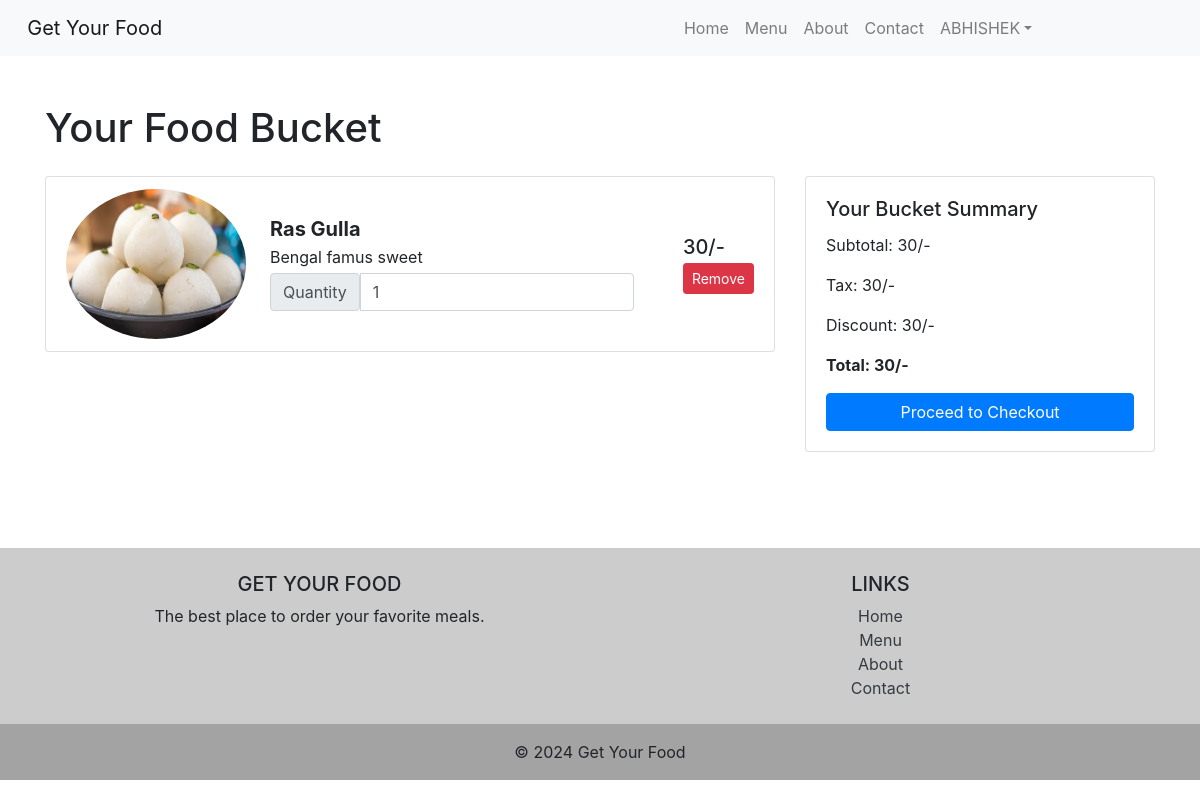
The app's page /cart/ (signed in), older data.
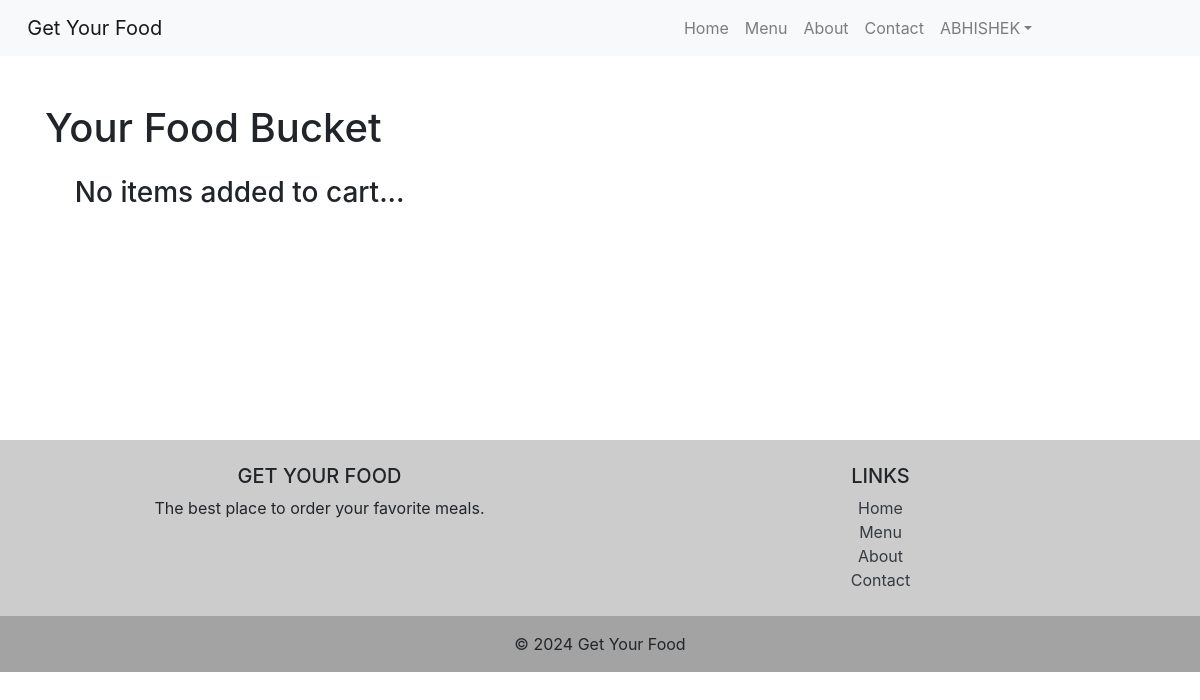
The same page, newer data.
### ajax_app/models.py (models this page shows, shortened)
class Cart(models.Model):
    user = models.ForeignKey(CustomUser, on_delete=models.CASCADE)
    product = models.ForeignKey(Product, on_delete=models.CASCADE)
    quantity = models.IntegerField(default=1)
    total_price = models.IntegerField(default=0)
    created_at = models.DateTimeField(auto_now_add=True)
    updated_at = models.DateTimeField(auto_now=True)
    class Meta:
        ordering = ('-created_at',)

class Product(models.Model):
    name = models.CharField(max_length=100)
    price = models.IntegerField(default=0)
    description = models.CharField(max_length=100)
    image = models.ImageField(upload_to='images/')
    category = models.ForeignKey(Category, on_delete=models.CASCADE)
    class Meta:
        ordering = ['category']

### ajax_app/views.py (the view)
# urls.py: path('cart/', CartView.as_view(), name='cart'),
class CartView(generic.View):
    def get(self, request):
        cart = Cart.objects.filter(user=request.user)
        total = cart.aggregate(total=Sum('total_price'))
        return render(request, 'cart.html', {'cart': cart, 'total_price':total})

### ajax_app/templates/cart.html (shortened to what this page needs)
{% extends "base.html" %}
{% load static %}
{% block content %}
<div class="container my-5">
    <h1 class="mb-4">Your Food Bucket</h1>
    <div class="row">
        <div class="col-md-8">
            <div class="list-group cart-items">
                {% for item in  cart%}
                <div class="list-group-item d-flex justify-content-between align-items-center cart-item">
                    <div class="d-flex align-items-center">
                        <img class="img-fluid rounded-circle" src="{{item.product.image.url}}" alt="..." style='width:180px;height:150px;'>
                        <div class="ms-3 ml-4">
                            <h5 class="mb-1"><b>{{item.product.name}}</b></h5>
                            <p class="mb-1">{{item.product.description}}</p>
                            <div class="input-group input-group">
                                <span class="input-group-text">Quantity</span>
                                <input type="number" class="form-control cart-quantity" data-id="{{item.id}}" value="{{item.quantity}}" min="1">
                            </div>
                        </div>
                    </div>
                    <div class="text-end">
                        <h5 class="mb-1 cart-item-price">{{item.total_price}}/-</h5>
                        <button class="btn btn-danger btn-sm remove_cart" data-id="{{item.id}}">Remove</button>
                    </div>
                </div>
                {% empty %}
                    <h3>&nbsp&nbsp&nbsp&nbspNo items added to cart...</h3>
                {% endfor %}
            </div>
        </div>
        {% if cart %}
        <div class="col-md-4">
            <div class="card">
                <div class="card-body">
                    <h5 class="card-title">Your Bucket Summary</h5>
                    <p class="card-text" >Subtotal: <span id="subtotal">{{total_price.total}}</span>/-</p>
                    <p class="card-text">Tax: 30/-</p>
                    <p class="card-text">Discount: 30/-</p>
                    <p class="card-text" ><strong>Total: <span id="total_price">{{total_price.total}}</span>/-</strong></p>
                    <form id="order_form">
                        <button type="submit" class="btn btn-primary btn-block">Proceed to Checkout</button>
                    </form>
                </div>
            </div>
        </div>
        {% else %}
            <br><br><br><br><br><br><br>
        {% endif %}
    </div>
</div>
<br><br>
{% endblock content %}

Row changes from the older to the newer data that the page shows:
removed Cart: product.image (picture), product.name "Ras Gulla", product.description "Bengal famus sweet", quantity "1", total_price "30"
Text that changed along with them:
{{ total_price.total }}: "30" → (not shown)
text no longer shown: "Your Bucket Summary Subtotal: /- Tax: 30/- Discount: 30/- Total: /- Proceed to Checkout"
text now shown: "No items added to cart..."
